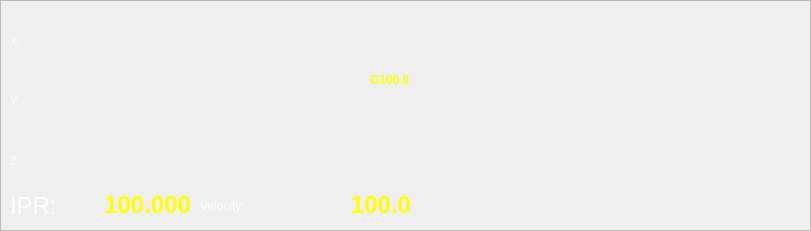
   <widget class="QFrame" name="frame">
    <property name="enabled">
     <bool>true</bool>
    </property>
    <property name="geometry">
     <rect>
      <x>210</x>
      <y>10</y>
      <width>811</width>
      <height>231</height>
     </rect>
    </property>
    <property name="styleSheet">
     <string notr="true">#frame{
border-image: url(/home/chris/lbv-dev/configs/sim/qtscreen/backgound_blue.png) 0 0 0 0 stretch stretch;}</string>
    </property>
    <property name="frameShape">
     <enum>QFrame::StyledPanel</enum>
    </property>
    <property name="frameShadow">
     <enum>QFrame::Raised</enum>
    </property>
    <widget class="DROLabel" name="drolabel">
     <property name="geometry">
      <rect>
       <x>80</x>
       <y>10</y>
       <width>291</width>
       <height>61</height>
      </rect>
     </property>
     <property name="styleSheet">
      <string notr="true">color: rgb(255, 255, 255);
font: 75 48pt &quot;Noto Sans&quot;;</string>
     </property>
     <property name="frameShape">
      <enum>QFrame::NoFrame</enum>
     </property>
     <property name="textFormat">
      <enum>Qt::AutoText</enum>
     </property>
     <property name="Qreference_type" stdset="0">
      <number>1</number>
     </property>
    </widget>
    <widget class="DROLabel" name="drolabel_2">
     <property name="geometry">
      <rect>
       <x>80</x>
       <y>70</y>
       <width>291</width>
       <height>61</height>
      </rect>
     </property>
     <property name="styleSheet">
      <string notr="true">font: 75 48pt &quot;Noto Sans&quot;;
color: rgb(255, 255, 255);</string>
     </property>
     <property name="Qjoint_number" stdset="0">
      <number>1</number>
     </property>
     <property name="Qreference_type" stdset="0">
      <number>1</number>
     </property>
    </widget>
    <widget class="DROLabel" name="drolabel_3">
     <property name="geometry">
      <rect>
       <x>80</x>
       <y>130</y>
       <width>291</width>
       <height>61</height>
      </rect>
     </property>
     <property name="styleSheet">
      <string notr="true">font: 75 48pt &quot;Noto Sans&quot;;
color: rgb(255, 255, 255);</string>
     </property>
     <property name="Qjoint_number" stdset="0">
      <number>2</number>
     </property>
     <property name="Qreference_type" stdset="0">
      <number>1</number>
     </property>
    </widget>
    <widget class="QLabel" name="label_18">
     <property name="geometry">
      <rect>
       <x>10</x>
       <y>11</y>
       <width>72</width>
       <height>61</height>
      </rect>
     </property>
     <property name="styleSheet">
      <string notr="true">color: rgb(255, 255, 255);
font: 75 48pt &quot;Noto Sans&quot;;</string>
     </property>
     <property name="text">
      <string>X</string>
     </property>
    </widget>
    <widget class="QLabel" name="label_19">
     <property name="geometry">
      <rect>
       <x>10</x>
       <y>70</y>
       <width>72</width>
       <height>61</height>
      </rect>
     </property>
     <property name="styleSheet">
      <string notr="true">color: rgb(255, 255, 255);
font: 75 48pt &quot;Noto Sans&quot;;</string>
     </property>
     <property name="text">
      <string>Y</string>
     </property>
    </widget>
    <widget class="QLabel" name="label_20">
     <property name="geometry">
      <rect>
       <x>10</x>
       <y>130</y>
       <width>72</width>
       <height>61</height>
      </rect>
     </property>
     <property name="styleSheet">
      <string notr="true">color: rgb(255, 255, 255);
font: 75 48pt &quot;Noto Sans&quot;;</string>
     </property>
     <property name="text">
      <string>Z</string>
     </property>
    </widget>
    <widget class="StatusLabel" name="state_label_7">
     <property name="geometry">
      <rect>
       <x>280</x>
       <y>190</y>
       <width>131</width>
       <height>31</height>
      </rect>
     </property>
     <property name="text">
      <string>&lt;html&gt;&lt;head/&gt;&lt;body&gt;&lt;p&gt;  &lt;span style=&quot; font-weight:600; font-size:18pt; color:#ffff00;&quot;&gt;100.0&lt;/span&gt;&lt;/p&gt;&lt;/body&gt;&lt;/html&gt;</string>
     </property>
     <property name="textFormat">
      <enum>Qt::RichText</enum>
     </property>
     <property name="alignment">
      <set>Qt::AlignRight|Qt::AlignTrailing|Qt::AlignVCenter</set>
     </property>
     <property name="textTemplate" stdset="0">
      <string>&lt;html&gt;&lt;head/&gt;&lt;body&gt;&lt;p&gt;  &lt;span style=&quot; font-weight:600; font-size:18pt; color:#ffff00;&quot;&gt;%3.1f&lt;/span&gt;&lt;/p&gt;&lt;/body&gt;&lt;/html&gt;</string>
     </property>
     <property name="feed_override_status" stdset="0">
      <bool>false</bool>
     </property>
     <property name="spindle_override_status" stdset="0">
      <bool>false</bool>
     </property>
     <property name="current_feedrate_status" stdset="0">
      <bool>true</bool>
     </property>
    </widget>
    <widget class="StateLabel" name="StateLabel">
     <property name="geometry">
      <rect>
       <x>370</x>
       <y>40</y>
       <width>41</width>
       <height>22</height>
      </rect>
     </property>
     <property name="text">
      <string/>
     </property>
     <property name="true_textTemplate" stdset="0">
      <string>&lt;html&gt;&lt;head/&gt;&lt;body&gt;&lt;p&gt;&lt;span style=&quot; font-weight:600; color:#ffff00;&quot;&gt;MM&lt;/span&gt;&lt;/p&gt;&lt;/body&gt;&lt;/html&gt;</string>
     </property>
     <property name="false_textTemplate" stdset="0">
      <string/>
     </property>
    </widget>
    <widget class="GCodeGraphics" name="Graphics">
     <property name="geometry">
      <rect>
       <x>420</x>
       <y>0</y>
       <width>400</width>
       <height>231</height>
      </rect>
     </property>
    </widget>
    <widget class="StateLabel" name="StateLabel_2">
     <property name="geometry">
      <rect>
       <x>370</x>
       <y>10</y>
       <width>51</width>
       <height>22</height>
      </rect>
     </property>
     <property name="text">
      <string/>
     </property>
     <property name="metric_mode_status" stdset="0">
      <bool>false</bool>
     </property>
     <property name="diameter_mode_status" stdset="0">
      <bool>true</bool>
     </property>
     <property name="true_textTemplate" stdset="0">
      <string>&lt;html&gt;&lt;head/&gt;&lt;body&gt;&lt;p&gt;&lt;span style=&quot; font-weight:600; color:#ffff00;&quot;&gt;DIAM&lt;/span&gt;&lt;/p&gt;&lt;/body&gt;&lt;/html&gt;</string>
     </property>
     <property name="false_textTemplate" stdset="0">
      <string/>
     </property>
    </widget>
    <widget class="StatusLabel" name="state_label_9">
     <property name="geometry">
      <rect>
       <x>100</x>
       <y>190</y>
       <width>91</width>
       <height>31</height>
      </rect>
     </property>
     <property name="text">
      <string>&lt;html&gt;&lt;head/&gt;&lt;body&gt;&lt;p&gt;  &lt;span style=&quot; font-weight:600; font-size:18pt; color:#ffff00;&quot;&gt;100.000&lt;/span&gt;&lt;/p&gt;&lt;/body&gt;&lt;/html&gt;</string>
     </property>
     <property name="textFormat">
      <enum>Qt::RichText</enum>
     </property>
     <property name="alignment">
      <set>Qt::AlignRight|Qt::AlignTrailing|Qt::AlignVCenter</set>
     </property>
     <property name="textTemplate" stdset="0">
      <string>&lt;html&gt;&lt;head/&gt;&lt;body&gt;&lt;p&gt;  &lt;span style=&quot; font-weight:600; font-size:18pt; color:#ffff00;&quot;&gt;%3.3f&lt;/span&gt;&lt;/p&gt;&lt;/body&gt;&lt;/html&gt;</string>
     </property>
     <property name="feed_override_status" stdset="0">
      <bool>false</bool>
     </property>
     <property name="spindle_override_status" stdset="0">
      <bool>false</bool>
     </property>
     <property name="current_feedrate_status" stdset="0">
      <bool>false</bool>
     </property>
     <property name="current_FPU_status" stdset="0">
      <bool>true</bool>
     </property>
    </widget>
    <widget class="StatusLabel" name="state_label_8">
     <property name="geometry">
      <rect>
       <x>370</x>
       <y>70</y>
       <width>51</width>
       <height>21</height>
      </rect>
     </property>
     <property name="midLineWidth">
      <number>0</number>
     </property>
     <property name="text">
      <string>&lt;html&gt;&lt;head/&gt;&lt;body&gt;&lt;p&gt;&lt;span style=&quot; font-weight:600; color:#ffff00;&quot;&gt;G100.0&lt;/span&gt;&lt;/p&gt;&lt;/body&gt;&lt;/html&gt;</string>
     </property>
     <property name="textFormat">
      <enum>Qt::RichText</enum>
     </property>
     <property name="textTemplate" stdset="0">
      <string>&lt;html&gt;&lt;head/&gt;&lt;body&gt;&lt;p&gt;&lt;span style=&quot; font-weight:600; color:#ffff00;&quot;&gt;G%s&lt;/span&gt;&lt;/p&gt;&lt;/body&gt;&lt;/html&gt;</string>
     </property>
     <property name="feed_override_status" stdset="0">
      <bool>false</bool>
     </property>
     <property name="user_system_status" stdset="0">
      <bool>true</bool>
     </property>
    </widget>
    <widget class="QLabel" name="label_22">
     <property name="geometry">
      <rect>
       <x>200</x>
       <y>190</y>
       <width>101</width>
       <height>31</height>
      </rect>
     </property>
     <property name="styleSheet">
      <string notr="true">color: rgb(255, 255, 255);
font: 75 18pt &quot;Noto Sans&quot;;</string>
     </property>
     <property name="text">
      <string>Velocity:</string>
     </property>
     <property name="textFormat">
      <enum>Qt::AutoText</enum>
     </property>
    </widget>
    <widget class="StateLabel" name="statelabel_3">
     <property name="enabled">
      <bool>true</bool>
     </property>
     <property name="geometry">
      <rect>
       <x>10</x>
       <y>191</y>
       <width>81</width>
       <height>31</height>
      </rect>
     </property>
     <property name="text">
      <string>&lt;html&gt;&lt;head/&gt;&lt;body&gt;&lt;p&gt;&lt;span style=&quot; font-size:18pt; color:#fffffd;&quot;&gt;IPR:&lt;/span&gt;&lt;/p&gt;&lt;/body&gt;&lt;/html&gt;</string>
     </property>
     <property name="textFormat">
      <enum>Qt::AutoText</enum>
     </property>
     <property name="true_textTemplate" stdset="0">
      <string>&lt;html&gt;&lt;head/&gt;&lt;body&gt;&lt;p&gt;&lt;span style=&quot; font-size:18pt; color:#fffffd;&quot;&gt;mmPR:&lt;/span&gt;&lt;/p&gt;&lt;/body&gt;&lt;/html&gt;</string>
     </property>
     <property name="false_textTemplate" stdset="0">
      <string>&lt;html&gt;&lt;head/&gt;&lt;body&gt;&lt;p&gt;&lt;span style=&quot; font-size:18pt; color:#fffffd;&quot;&gt;IPR:&lt;/span&gt;&lt;/p&gt;&lt;/body&gt;&lt;/html&gt;</string>
     </property>
    </widget>
   </widget>
